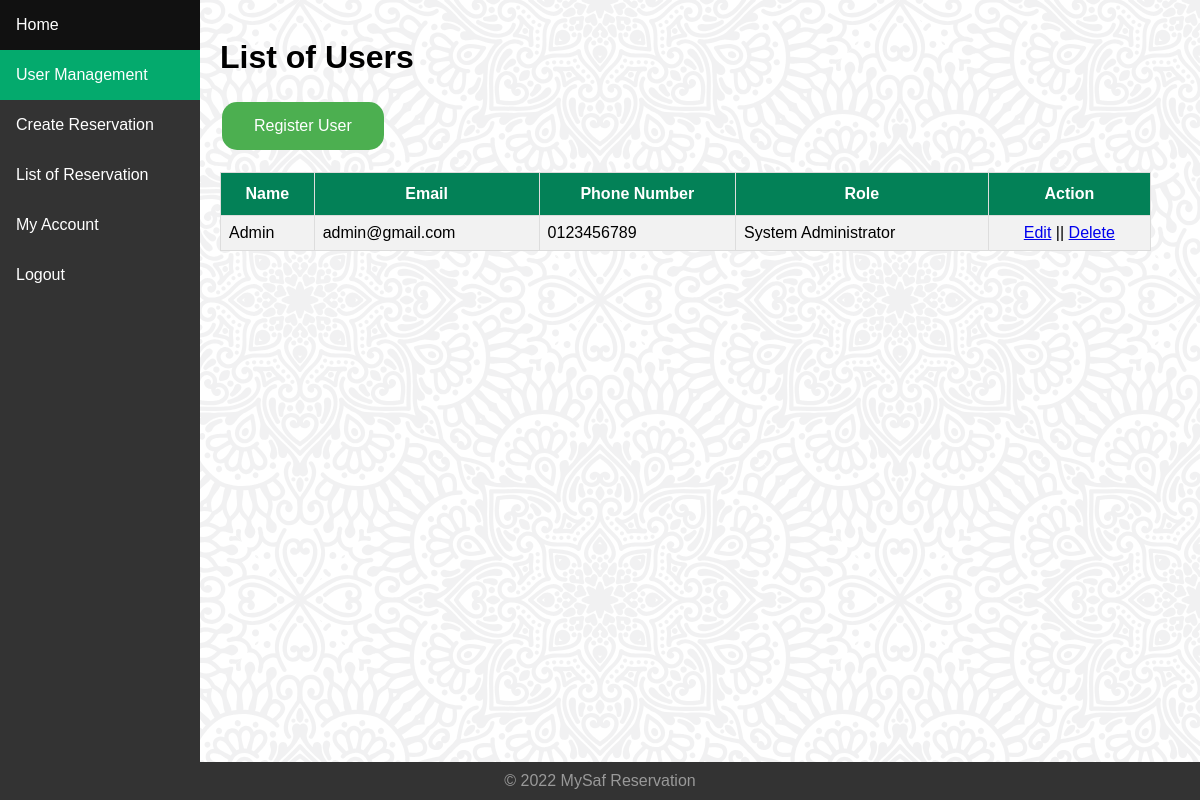
Page /committee/user-management.php (signed in) on the committed database.
### tables this page shows
CREATE TABLE IF NOT EXISTS `personal_detail` (
  `id` int NOT NULL AUTO_INCREMENT,
  `id_user` int NOT NULL,
  `name` varchar(255) NOT NULL,
  `tel_no` varchar(20) NOT NULL,
  `created_at` timestamp NOT NULL DEFAULT CURRENT_TIMESTAMP,
  `updated_at` timestamp NOT NULL DEFAULT CURRENT_TIMESTAMP ON UPDATE CURRENT_TIMESTAMP,
  `deleted_at` int NOT NULL DEFAULT '0' COMMENT 'Unix Timestamp',
  PRIMARY KEY (`id`),
  KEY `fk-personal_detail-id_user` (`id_user`)
);

CREATE TABLE IF NOT EXISTS `user` (
  `id` int NOT NULL AUTO_INCREMENT,
  `id_role` int NOT NULL,
  `email` varchar(255) NOT NULL,
  `password` char(60) NOT NULL COMMENT 'bcrypt Hashing',
  `created_at` timestamp NOT NULL DEFAULT CURRENT_TIMESTAMP,
  `updated_at` timestamp NOT NULL DEFAULT CURRENT_TIMESTAMP ON UPDATE CURRENT_TIMESTAMP,
  `deleted_at` int NOT NULL DEFAULT '0' COMMENT 'Unix Timestamp',
  PRIMARY KEY (`id`),
  UNIQUE KEY `uk-user-email` (`email`,`deleted_at`),
  KEY `fk-user-id_role` (`id_role`)
);

CREATE TABLE IF NOT EXISTS `lookup_role` (
  `id` int NOT NULL AUTO_INCREMENT,
  `code` varchar(10) NOT NULL,
  `description` varchar(255) NOT NULL,
  `created_at` timestamp NOT NULL DEFAULT CURRENT_TIMESTAMP,
  `updated_at` timestamp NOT NULL DEFAULT CURRENT_TIMESTAMP ON UPDATE CURRENT_TIMESTAMP,
  `deleted_at` int NOT NULL DEFAULT '0' COMMENT 'Unix Timestamp',
  PRIMARY KEY (`id`),
  UNIQUE KEY `uk-lookup_role-code` (`code`,`deleted_at`)
);

### public/committee/user-management.php (the view)
<?php require_once ('../layouts/header.php'); committeeSession(); ?>
<?php
  try
  {
    $stmt = $conn->prepare("
    SELECT
      personal_detail.id,
      personal_detail.name,
      user.email,
      personal_detail.tel_no,
      user.id_role AS ROLE,
      lookup_role.description AS role_desc
    FROM personal_detail
      LEFT JOIN user
        ON personal_detail.id_user = user.id
      LEFT JOIN lookup_role
        ON user.id_role = lookup_role.id
      WHERE
        personal_detail.deleted_at='0'
    ");
    $stmt->execute();
    $stmt->setFetchMode(PDO::FETCH_ASSOC);
    $row = $stmt->fetchAll();
  }
 catch (PDOException $e)
  {
    dd("Error: " . $e->getMessage());
  }
?>
<div>
    <br>
    <h1>List of Users</h1>
    <a href="<?= constant("BASEURL") . 'public/committee/register-user.php' ?>"><button class="button register-user">Register User</button></a>
</div>
<table id="user">
<br>
  <tr>
    <th>Name</th>
    <th>Email</th>
    <th>Phone Number</th>
    <th>Role</th>
    <th>Action</th>
  </tr>
  <?php
   foreach ($row as $data)
   {
  ?>
  <tr>
    <td><?php echo $data['name'];?></td>
    <td><?php echo $data['email'];?></td>
    <td><?php echo $data['tel_no'];?></td>
    <td><?php echo $data['role_desc'];?></td>
    <td align="center"><a href="golfer-update-record.php?id=<?php echo $row["id"];?>">Edit</a> || <a href="golfer-delete-record.php?id=<?php echo $row["id"];?>">Delete</a></td>
  </tr>
  <?php
    }
  ?>
</table>
<?php require_once ('../layouts/footer.php'); ?>

### assets/css/main.css (style rules this page uses)
* { box-sizing: border-box; }
body { margin:0; font-family: Arial, Helvetica, sans-serif; background-image: url("../image/background.svg"); }

### assets/css/table-style.css (style rules this page uses)
#user { font-family: Arial, Helvetica, sans-serif; border-collapse: collapse; width: 95%; }
#user td, #user th { border: 1px solid #ddd; padding: 8px; }
#user tr:nth-child(even) { background-color: #f2f2f2; }
#user th { padding-top: 12px; padding-bottom: 12px; text-align: center; background-color: #038157; color: white; }
button.register-user { background-color: #4CAF50; border: none; color: white; padding: 15px 32px; text-align: center; font-size: 16px; margin: 4px 2px; cursor: pointer; border-radius: 15px; }

### rows in the picture
personal_detail: name "Admin", id_user.email "admin@gmail.com", tel_no "0123456789", lookup_role.description "System Administrator"
